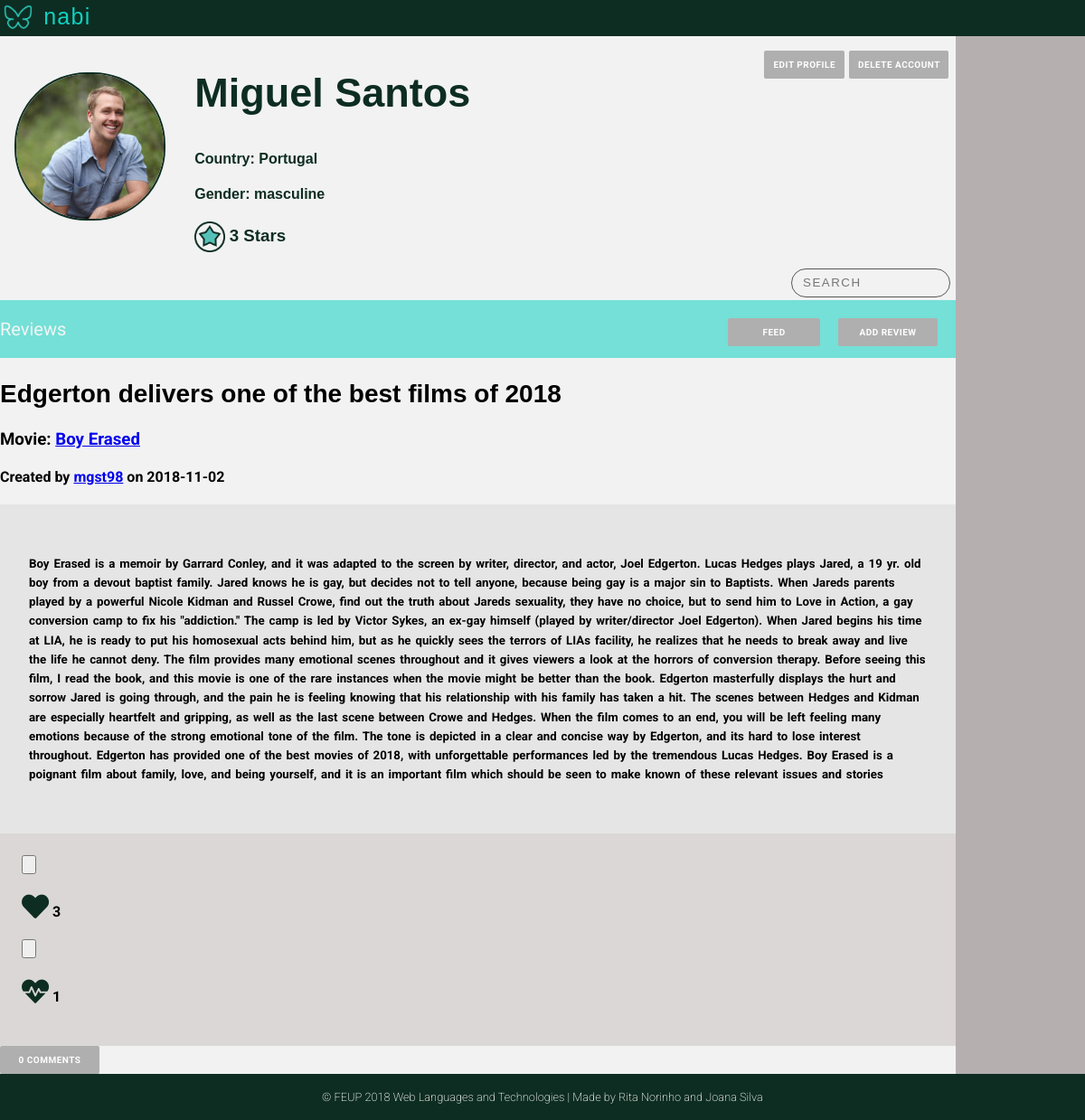
Before: /pages/profile.php (signed in) with the older database file.
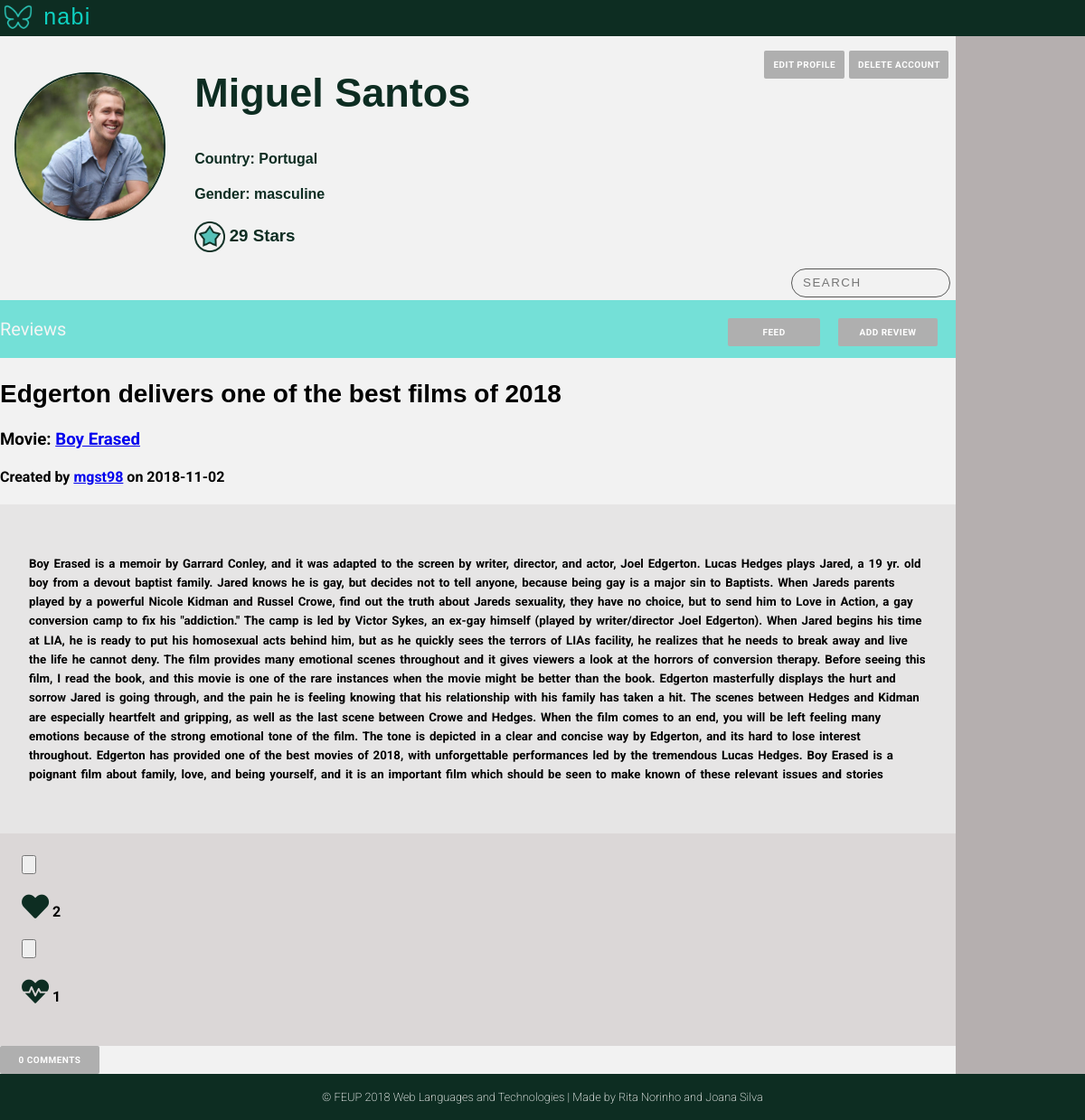
After: the same page with the newer database file.
### tables this page shows
CREATE TABLE User (
    ID        INTEGER PRIMARY KEY AUTOINCREMENT,
    FirstName STRING NOT NULL,
    LastName  STRING NOT NULL,
    Username  STRING UNIQUE NOT NULL,
    Gender    STRING NOT NULL,
    Birthday  DATE NOT NULL,
    Country   STRING NOT NULL,
    Email     STRING UNIQUE NOT NULL,
    Password  CHAR (256) NOT NULL,  
    Photo     STRING DEFAULT "default.jpg",
    Points    INTEGER
    
);

CREATE TABLE Review (
    ID          INTEGER PRIMARY KEY AUTOINCREMENT,
    Title       STRING  NOT NULL,
    UserID      INTEGER REFERENCES User(ID) ON DELETE CASCADE,
    MovieID     INTEGER REFERENCES Movie(ID) ON DELETE CASCADE,
    ReviewDate  DATE NOT NULL,
    Description STRING NOT NULL
    
);

### pages/profile.php (called while the page is built, shortened)
<?php
    include_once('../templates/common/tpl_header.php');
    include_once('../templates/tpl_profile.php');
    include_once('../templates/tpl_draw_reviews.php');
    include_once('../templates/common/tpl_footer.php');
    include_once('../database/db_user.php');
    if (isset($_GET['username'])){
        $username=$_GET['username'];
    }
    else {
        $username=$_SESSION['username'];
    }
    $user_info = getUserInfo($username);
    $user_reviews=getUserReviews($username);
    foreach ($user_reviews as $k => $review){
        $user_reviews[$k]['MovieName'] = getMovieName($review['MovieID']);
        $user_reviews[$k]['UserName'] = $user_info['Username'];
        $user_reviews[$k]['NumberComments'] = getReviewsComments($review['ID'],$review['UserID']);
        $user_reviews[$k]['Heart'] = getLikesReview($review['ID']);
        $user_reviews[$k]['Dislike'] = getDisLikesReview($review['ID']);
    }
    draw_profile($user_info,$user_reviews);
?>

### database/db_user.php (called while the page is built, shortened)
<?php
  function getID($username) {
    $db = Database::instance()->db();
    try {
      $stmt = $db->prepare('SELECT ID FROM User WHERE username = ?');
      $stmt->execute(array($username));
      if($row = $stmt->fetch()){
        return $row['ID'];
      }
    }catch(PDOException $e) {
      return -1;
    }
  }
  function getUserInfo($username) {
      $db = Database::instance()->db();
      $stmt = $db->prepare('SELECT * FROM User WHERE username = ?');
      $stmt->execute(array($username));
      return  $stmt->fetch();
  }
  function getUserReviews($username){
    $id=getID($username);
    $db = Database::instance()->db();
    $allReviews= $db->prepare('SELECT * FROM Review WHERE UserID = ?');
    $allReviews->execute(array($id));
    $reviews= $allReviews->fetchAll();
    return $reviews;
  }
?>

### templates/tpl_profile.php (the view, shortened to what this page needs)
<body>
<?php function draw_profile($userinfo, $reviews) { ?>
<div class="profile_container" id="<?=$userinfo['ID']?>">
    <div class="profile_header">
        <header>
        <p>  <img src="../assets/mininabi.png" alt="Nabi logo (butterfly)" width="40" height="40"> nabi
       </header>
    </div>
    <div class="side_nav">
    </div>
      <div class="profile_photo">
          <?php if(!(file_exists("../assets/profilePhotos/".getID($_SESSION['username']).".jpg"))){ ?>
            <img src="../assets/profilePhotos/default.jpg" width="100" height="100" alt="profile avatar">
          <?php } else{ ?>
            <img src="../assets/profilePhotos/<?=getID($_SESSION['username'])?>.jpg" width="100" height="100" alt="profile avatar">
           <?php } ?>
     </div>
    <div class="profile_info" >
        <div class="edit_profile">
           <p>
           <div class="delete">
                <input onclick="openBox('Delete Account')" type="submit" value="Delete Account"/>
            </div>
             <a href="edit_profile.php" class="edit"> edit profile </a>
            </p>
       </div>
        <div class="profile_name">
            <h2>
                  <?=$userinfo['FirstName']?> <?=$userinfo['LastName']?>
            </h2>
        </div>
        <div class="profile_country">
            <h4> Country: <?=$userinfo['Country']?> </h4>
        </div>
        <div class="profile_gender">
            <h4> Gender: <?=$userinfo['Gender']?> </h4>
        </div>
        <div class="profile_points">
        <h3><img src="../assets/star.png" alt ="star icon" >
            <?=$userinfo['Points']?> Stars </h3>
        </div>
        <div class="search_container">
          <input class="search_input" type="text" placeholder="Search">
        </div>
    </div>
    <div class="Reviews">
        <p>Reviews
        <input  onclick="openBox('Add Review')" type="submit" value ="Add Review">
        <a href="main_page.php"> Feed </a>
        </p>
    </div>
     <div class="profile_reviews">
        <?php draw_reviews($reviews); ?>
    </div>
    <div class="profile_footer">
         <?php draw_footer(); ?>
    </div>
    </div>
<?php } ?>
    </body>
    </html>

### templates/common/tpl_header.php (shortened to what this page needs)
<!DOCTYPE html>
<html>
<head>
    <link rel="stylesheet" href="../css/style.css">
    <link rel="stylesheet" href="https://use.fontawesome.com/releases/v5.3.1/css/all.css">
</head>

### templates/tpl_draw_reviews.php (shortened to what this page needs)
<body>
    <?php function draw_reviews($reviews){?>
    <?php foreach($reviews as $review){?>
        <article data-id="<?=$review['ID']?>">
        <div class="review_info">
             <h2><?=$review['Title']?> </h2>
            <h3> Movie: <a href="movie.php?movie_id=<?php echo htmlentities($review['MovieID'])?>"><?=$review['MovieName']?></a> </h3>
            <h4> Created by
            <a href="profile.php?username=<?php echo htmlentities($review['UserName'])?>"><?=$review['UserName']?></a>
            on <?=$review['ReviewDate']?></h4>
        </div>
        <div class="review_content">
            <h5><?=$review['Description']?></h5>
        </div>
        <div class="review_likes">
                <div class="likes">
                    <input type="button">
                    <h4><span class="fas fa-heart" ></span>
                    <?=$review['Heart']?></h4>
                </div>
                <div class="dislikes">
                    <input type="button">
                    <h4><span class="fas fa-heartbeat"></span>
                    <?=$review['Dislike']?></h4>
                </div>
        </div>
         <div class="comments">
            <input onclick="openBox('Show Comments',<?$review['ID']?>)" type="submit" value="<?=$review['NumberComments']?> Comments">
        </div>
        </article>
        <?php }?>
    <?php }?>
</body>

### templates/common/tpl_footer.php
<?php function draw_footer(){?>
<footer>
    <p> &#169; FEUP 2018 Web Languages and Technologies | Made by Rita Norinho and Joana Silva  </p>
</footer>
<?php } ?>

### css/style.css (style rules this page uses)
body { margin: 0 auto; font-family: 'Roboto', sans-serif; --bg-color-dark: #0D2D22; --bg-color-light: #0ED1C1; --panel-color: #FFFFFF; --logo-font-color: #00311D; --input-color: #f2f2f2; --bg-color-nav:rgba(14, 209, 193, 0.548); --bg-color-sidenav:rgba(177, 171, 171, 0.932); --color-buttons:rgb(175, 175, 175); background-image: url('../assets/background.jpg'); background-position: center; background-attachment: fixed; background-repeat: no-repeat; background-size: cover; }
header { text-align: center; background-color: var(--bg-color-dark); }
footer p { padding:1.4em; text-align: center; background-color: var(--bg-color-dark); font-size: 0.8em; font-weight: 200; color:white; margin:0; }
div.profile_container { background-color: var(--input-color); background-image: none; display: grid; font-family: "Roboto", 'sans-serif'; grid-template-columns: auto 6fr 1fr; grid-template-rows: auto 1fr auto auto auto; grid-template-areas: "header header header" "image info goto" "nav nav goto" "reviews reviews goto" "footer footer footer"; }
.profile_header { grid-area: header; }
.profile_header p { text-align: left; color: var(--bg-color-light); font-family: 'Candara',sans-serif; font-size: 25px; margin: 0; letter-spacing: 0.05em; }
.profile_header p img { vertical-align: middle; }
.Reviews p a, .Reviews p button, .Reviews input[type="submit"] { -webkit-appearance: none; margin-right: 2em; width: 8.2em; text-align: center; margin-top:0em; }
.Reviews p button, .Reviews input[type="submit"], .edit_profile input[type="submit"], .comments input[type="submit"] { cursor: pointer; border: 0; width: 11em; }
div.profile_info { grid-area: info; font-family: 'Candara',sans-serif; color: var(--bg-color-dark); padding-left: 1em; }
.profile_points img { width: 25pt; height: 25pt; vertical-align: middle; }
.profile_photo { grid-area: image; padding: 1em; padding-top: 2.5em; }
.profile_photo img { margin:0; width: 10.2em; height: 10em; object-fit: cover; border: 2px solid var(--bg-color-dark); border-radius: 5em; }
.profile_name h2 { font-size: 45px; }
.edit_profile a , .Reviews p a,.Reviews p button, .upload_photo input[type="file"], .upload_photo input[type="submit"], .Reviews input[type="submit"], .edit_profile input[type="submit"], .comments input[type="submit"] { float: right; letter-spacing: 0.05em; font-family: "Roboto",'sans-serif'; text-transform: uppercase; text-decoration: none; font-weight: bold; background: var(--color-buttons); padding: 10px; color: var(--panel-color); font-size: 10px; border-radius: 2px; }
.profile_info p { margin-top: 1em; margin-right: 1em; }
.edit { margin-right:0.5em; }
.delete { margin-right:0.5em; }
.side_nav { background-color: var(--bg-color-sidenav); grid-area: goto; font-size: 25px; font-family: "Roboto",sans-serif; }
.Reviews { grid-area: nav; background-color: var(--bg-color-nav); color: whitesmoke; font-size: 20px; }
.search_container { width: 150px; margin: 0; float: right; margin-right: 2em; margin-bottom: 0.2em; font-family: 'Raleway', sans-serif; }
.search_input { width: 100%; padding: 6px 12px; background-color: transparent; transition: transform 250ms ease-in-out; font-size: 12x; line-height: 18px; color: #575756; background-color: transparent; background-image: url(http://mihaeltomic.com/codepen/input-search/ic_search_black_24px.svg); background-repeat: no-repeat; background-size: 16px 16px; background-position: 95% center; border-radius: 50px; border: 1px solid #575756; transition: all 250ms ease-in-out; backface-visibility: hidden; transform-style: preserve-3d; }
.search_input::placeholder { color: color(#575756 a(0.8)); text-transform: uppercase; letter-spacing: 1.5px; }
div.profile_reviews { grid-area: reviews; }
.review_info h2 { font-family: 'Candara', sans-serif; font-weight: bold; font-size: 28px; }
.review_content { margin: 0; font-family: 'Roboto', sans-serif; background-color: #d8d5d579; font-size: 16px; font-weight: 200; word-spacing: 0.1em; padding: 2em; line-height: 1.6; }
.review_likes { background-color: #c0b8b879; padding: 1.5em; }
.likes h4 span, .dislikes h4 span { font-size: 30px; color: var(--bg-color-dark); }
.comments input[type="submit"] { margin:0 auto; float: none; }
.profile_footer { grid-area: footer; }

Changed rows visible on the page:
changed user "Miguel": Points "3" → "29"
computed for review: Heart "3" → "2"
